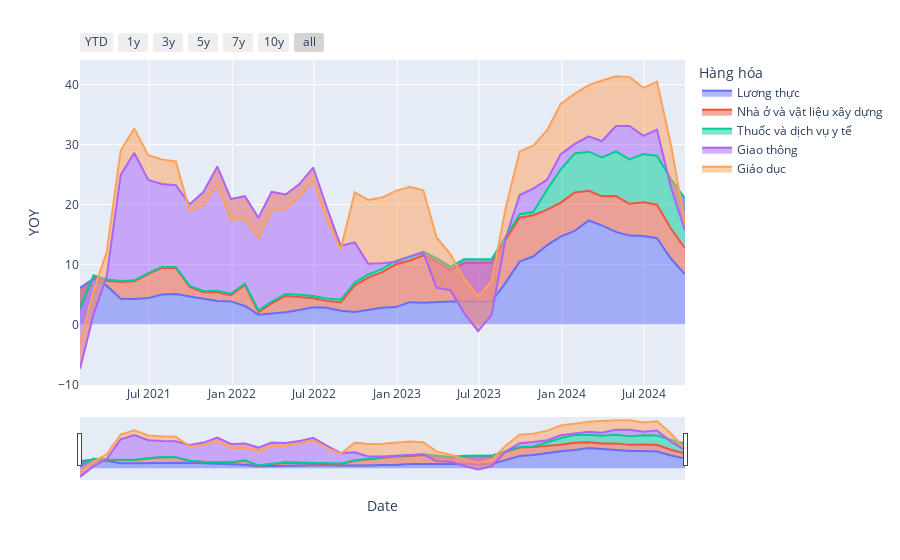

This figure's notebook cell:
### Code cell
import pandas as pd
import plotly.express as px
import plotly.graph_objects as go

df_show = dfs_cpi[
    (
        (dfs_cpi["Hàng hóa"] == "Lương thực")
        | (dfs_cpi["Hàng hóa"] == "Nhà ở và vật liệu xây dựng")
        | (dfs_cpi["Hàng hóa"] == "Giao thông")
        | (dfs_cpi["Hàng hóa"] == "Giáo dục")
        | (dfs_cpi["Hàng hóa"] == "Thuốc và dịch vụ y tế")
    )
    & (dfs_cpi["Date"] > "2021-01-01")
]

fig = px.area(df_show, x="Date", y="YOY", color="Hàng hóa")

fig.update_xaxes(
    rangeslider_visible=True,
    rangeselector=dict(
        buttons=[
            dict(count=1, label="YTD", step="year", stepmode="todate"),
            dict(count=1, label="1y", step="year", stepmode="backward"),
            dict(count=3, label="3y", step="year", stepmode="backward"),
            dict(count=5, label="5y", step="year", stepmode="backward"),
            dict(count=7, label="7y", step="year", stepmode="backward"),
            dict(count=10, label="10y", step="year", stepmode="backward"),
            dict(step="all"),
        ]
    ),
)

fig.show()
